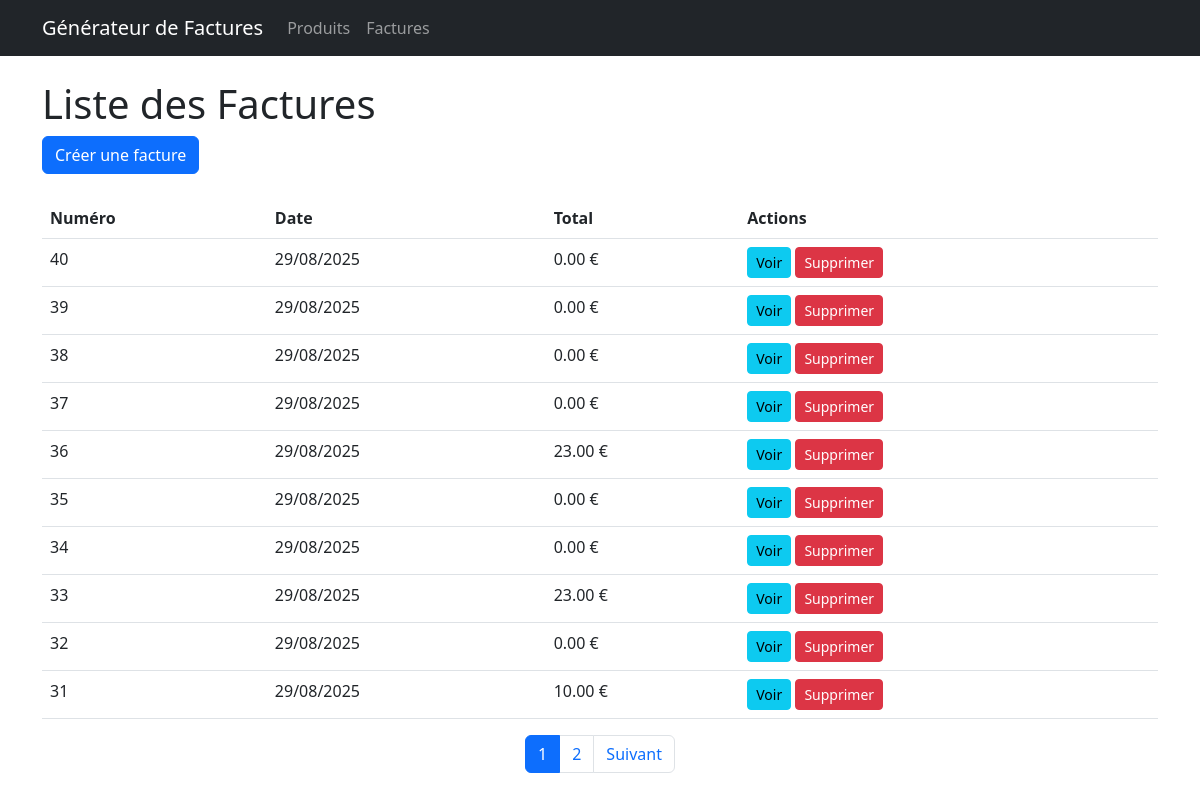
The app's page /invoices/, older data.
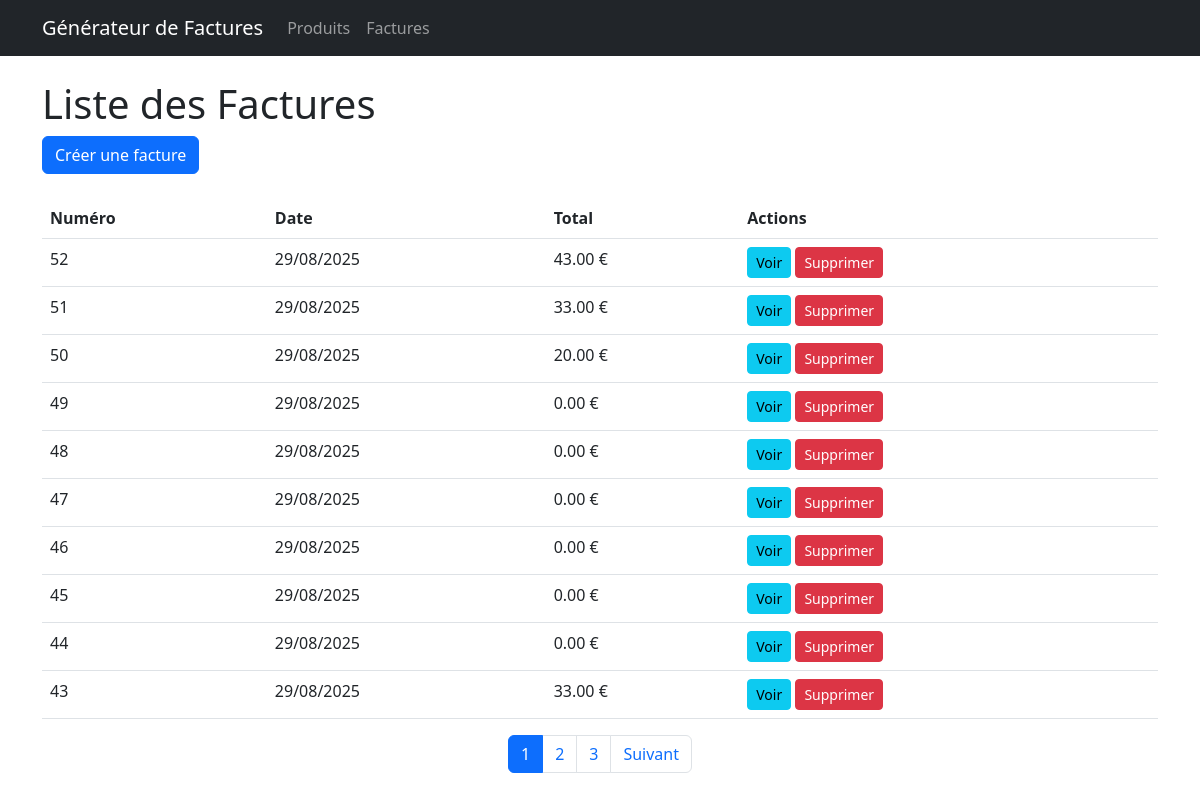
The same page, newer data.
### main/models.py (models this page shows, shortened)
class Invoice(models.Model):
    created_at = models.DateTimeField(auto_now_add=True)
    total = models.DecimalField(max_digits=10, decimal_places=2, default=0)

### main/views.py (the view)
# urls.py: path('invoices/', views.InvoiceListView.as_view(), name='invoice-list'),
class InvoiceListView(ListView):
    model = Invoice
    template_name = 'main/invoice_list.django-html.html'
    context_object_name = 'invoices'
    paginate_by = 10
    def get_queryset(self):
        return Invoice.objects.order_by('-id')

### main/templates/main/invoice_list.django-html.html (shortened to what this page needs)
{% extends 'main/base.django-html.html' %}
{% block content %}
<h1>Liste des Factures</h1>
<a href="{% url 'main:invoice-add' %}" class="btn btn-primary">Créer une facture</a>
<table class="table mt-4">
    <thead>
        <tr>
            <th>Numéro</th>
            <th>Date</th>
            <th>Total</th>
            <th>Actions</th>
        </tr>
    </thead>
    <tbody>
        {% for invoice in invoices %}
        <tr>
            <td>{{ invoice.id }}</td>
            <td>{{ invoice.created_at|date:"d/m/Y" }}</td>
            <td>{{ invoice.total }} €</td>
            <td>
                <a href="{% url 'main:invoice-detail' invoice.pk %}" class="btn btn-sm btn-info">Voir</a>
                <a href="{% url 'main:invoice-delete' invoice.pk %}" class="btn btn-sm btn-danger">Supprimer</a>
            </td>
        </tr>
        {% endfor %}
    </tbody>
</table>
{% if is_paginated %}
<nav>
    <ul class="pagination justify-content-center">
        {% for num in paginator.page_range %}
            {% if num == page_obj.number %}
                <li class="page-item active">
                    <span class="page-link">{{ num }}</span>
                </li>
            {% else %}
                <li class="page-item">
                    <a class="page-link" href="?page={{ num }}">{{ num }}</a>
                </li>
            {% endif %}
        {% endfor %}
        {% if page_obj.has_next %}
        <li class="page-item">
            <a class="page-link" href="?page={{ page_obj.next_page_number }}">Suivant</a>
        </li>
        {% endif %}
    </ul>
</nav>
{% endif %}
{% endblock %}

Row changes from the older to the newer data that the page shows:
no longer on this page (row unchanged): Invoice: id "40", created_at "29/08/2025", total "0.00"
no longer on this page (row unchanged): Invoice: id "39", created_at "29/08/2025", total "0.00"
no longer on this page (row unchanged): Invoice: id "38", created_at "29/08/2025", total "0.00"
no longer on this page (row unchanged): Invoice: id "37", created_at "29/08/2025", total "0.00"
no longer on this page (row unchanged): Invoice: id "36", created_at "29/08/2025", total "23.00"
no longer on this page (row unchanged): Invoice: id "35", created_at "29/08/2025", total "0.00"
no longer on this page (row unchanged): Invoice: id "34", created_at "29/08/2025", total "0.00"
no longer on this page (row unchanged): Invoice: id "33", created_at "29/08/2025", total "23.00"
no longer on this page (row unchanged): Invoice: id "32", created_at "29/08/2025", total "0.00"
no longer on this page (row unchanged): Invoice: id "31", created_at "29/08/2025", total "10.00"
added Invoice: id "52", created_at "29/08/2025", total "43.00"
added Invoice: id "51", created_at "29/08/2025", total "33.00"
added Invoice: id "50", created_at "29/08/2025", total "20.00"
added Invoice: id "49", created_at "29/08/2025", total "0.00"
added Invoice: id "48", created_at "29/08/2025", total "0.00"
added Invoice: id "47", created_at "29/08/2025", total "0.00"
added Invoice: id "46", created_at "29/08/2025", total "0.00"
added Invoice: id "45", created_at "29/08/2025", total "0.00"
added Invoice: id "44", created_at "29/08/2025", total "0.00"
added Invoice: id "43", created_at "29/08/2025", total "33.00"
Text that changed along with them:
new list line: "3"
